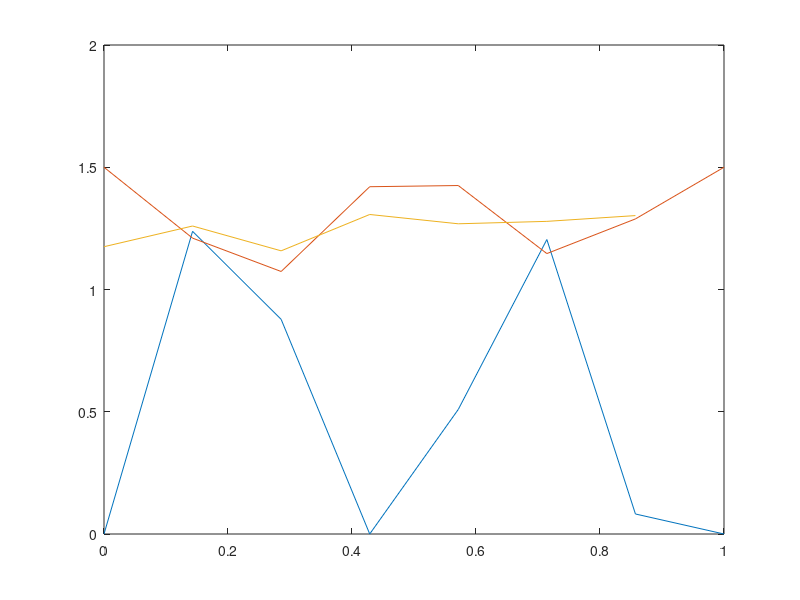

Reproduce this figure in MATLAB.
p0 = 0.0;

nx =  8;
x = linspace(0,1,nx)'; dx = x(2)-x(1);

%C = -sum(1./h.^2) / sum(1./h.^3);

%% sinusoides decrecientes
A1 = .25; A2 = 0.16;
h = 1.25 + ( (1-x)*A1 + A2*x ).*cos(2*2*pi*x) + (A1-A2)*x;

%% semi-circulos
% h = x*0 + 1.25;
% per = 1;
% l = 0.2;
% for i=1:length(h)
%     aux = mod(x(i),per)/per;
%     if (aux > l && aux < (1-l))
%        h(i) = 1.25 + sqrt(- (aux-0.5)^2 + (0.5-l)^2);
%     end
% end

%% sinusoides uniformes
% h = 1.25 + .25.*cos(8*2*pi*x);
%%

% %% triangulos
% h = x*0 + 1.25;
% per = 1/2;
% l = 0.3;
% for i=1:length(h)
%     aux = mod(x(i),per)/per;
%     if (aux > l && aux < (1-l))
%        h(i) = 1.25 + abs(aux-0.5) - 0.5 + l;
%     end
% end
% 
% h = 2*x;
% h(1:round(nx/3)) = h(round(nx/3));
% h(round(2*nx/3):end) = h(round(2*nx/3));

%%

% %% semi-triangulos
% h = x*0 + 1.25;
% per = 1;
% l = 0.3;
% for i=1:length(h)
%     aux = mod(x(i),per)/per;
%     if (aux > l && aux < (1-l))
%        h(i) = 1.25 + 2*(aux-l);
%     end
% end
%

s = [.5*(h(1:end-1).^3 + h(2:end).^3); h(end)^3];

DpS = sparse(diag(s(2:end-1)+s(1:end-2))-diag(s(2:end-2),1));
In  = sparse(-diag(s(2:end-2),-1));

b = - dx *(h(2:end-1)-h(1:end-2)); 
b(1) = b(1) + s(1)*p0; b(end) = b(end) + s(end)*p0;

p = (DpS+In)\b;

tol = 1e-12;
err = tol + 1;

v = DpS \ b;

while (err>tol)
    aux = p;
    p = v - DpS\(In*p);
    p(p<0) = 0;
    err = norm(aux-p,'inf')/norm(p,'inf');
end


p = [p0; p ; p0];

J = -h(1:end-1).^3.*diff(p)/dx + h(1:end-1);
% p = ( DpS + In ) \ b;

figure(1)
plot(x,p*90,x,h,x(1:end-1),J)
